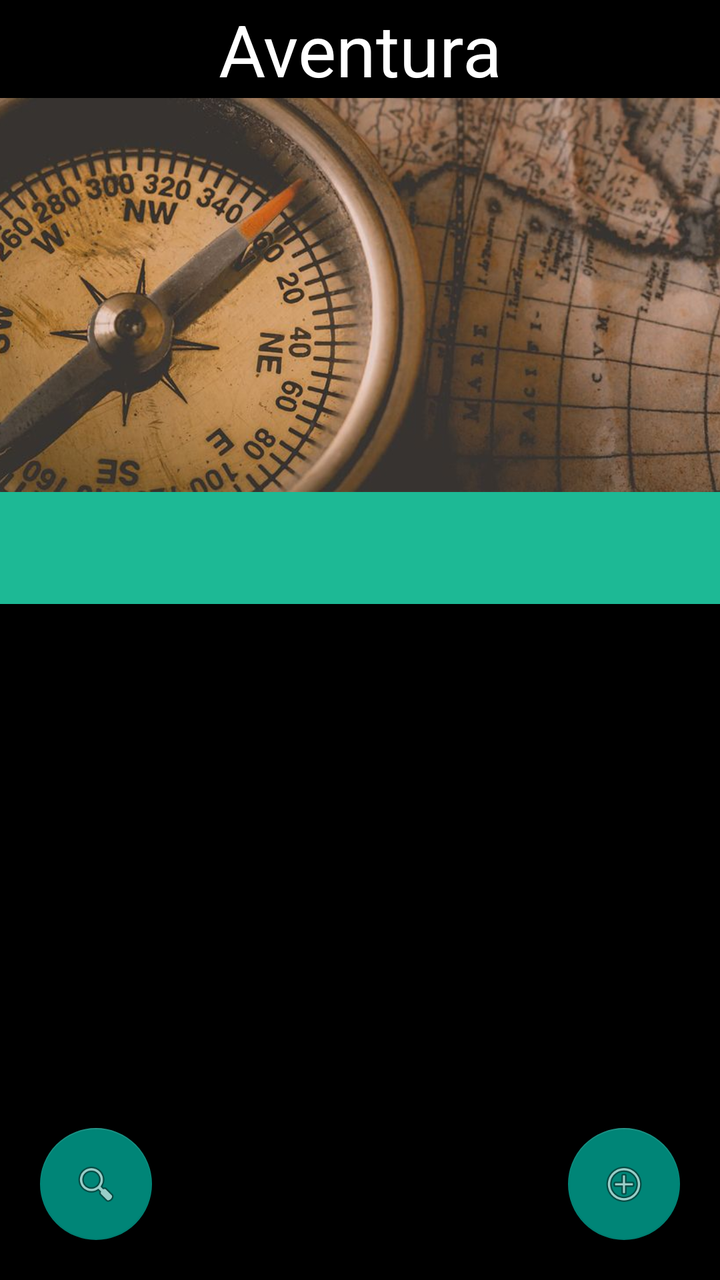
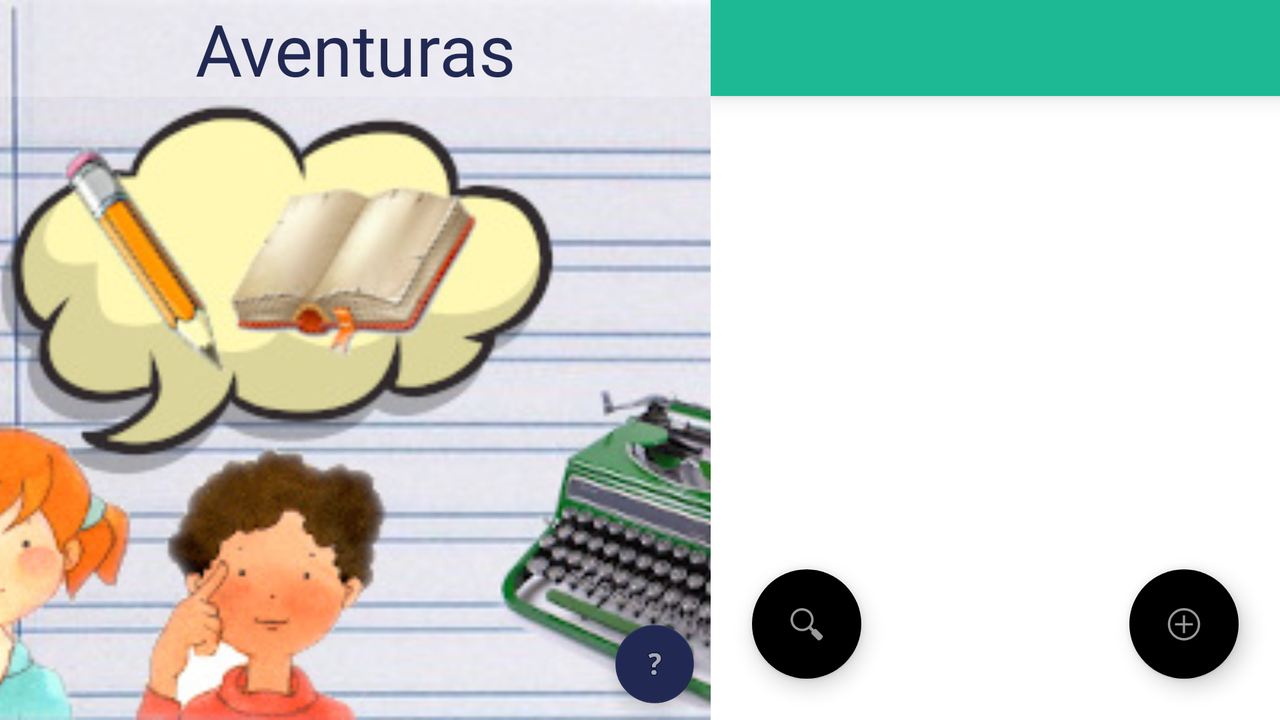

First picture: res/layout/ on a phone held upright. Second picture: the repository's own variant of that layout, on a device whose configuration matches the variant's folder. Source for both follows.
<!-- AndroidManifest.xml: activity theme Theme.AppCompat.Light.NoActionBar -->
<!-- res/layout/activity_main.xml -->
<?xml version="1.0" encoding="utf-8"?>

<LinearLayout xmlns:android="http://schemas.android.com/apk/res/android"
    xmlns:app="http://schemas.android.com/apk/res-auto"
    xmlns:tools="http://schemas.android.com/tools"
    android:layout_width="match_parent"
    android:layout_height="match_parent"
    android:background="@android:color/black"
    android:orientation="vertical"
    tools:context=".MainActivity">


    <TextView
        android:id="@+id/textViewPortada"
        android:layout_width="match_parent"
        android:layout_height="0dp"
        android:layout_weight="0.5"
        android:gravity="center_horizontal|center_vertical"
        android:text="Aventura"
        android:textColor="@color/colorAccent"
        android:textSize="36sp" />

    <ImageView
        android:id="@+id/imageViewPortada"
        android:layout_width="match_parent"
        android:layout_height="0dp"
        android:layout_weight="2"
        android:scaleType="centerCrop"
        app:srcCompat="@drawable/brujula" />


    <RelativeLayout
        android:id = "@+id/layoutPrincipal"
        android:layout_width="match_parent"
        android:layout_height="0dp"
        android:layout_weight="4">

        <com.google.android.material.tabs.TabLayout
            android:id="@+id/tabLayout"
            android:layout_width="match_parent"
            android:layout_height="wrap_content"
            android:background="#1db995"
            android:elevation="6dp"
            app:tabBackground="@drawable/tab_color_selector"
            android:minHeight="?attr/actionBarSize"
            android:theme="@style/ThemeOverlay.AppCompat.Dark.ActionBar"
            ></com.google.android.material.tabs.TabLayout>

        <androidx.viewpager.widget.ViewPager
            android:id="@+id/viewPager"
            android:layout_width="match_parent"
            android:layout_height="wrap_content"
            android:layout_below="@id/tabLayout"
            />
        <com.google.android.material.floatingactionbutton.FloatingActionButton
            android:id="@+id/crearAventuraBTN"
            android:layout_width="wrap_content"
            android:layout_height="wrap_content"
            android:layout_alignParentBottom="true"
            android:layout_alignParentRight="true"
            android:layout_margin="20dp"
            android:clickable="true"
            app:srcCompat="@android:drawable/ic_menu_add" />

        <com.google.android.material.floatingactionbutton.FloatingActionButton
            android:id="@+id/filtrarAventurasAB"
            android:layout_width="wrap_content"
            android:layout_height="wrap_content"
            android:layout_alignParentBottom="true"
            android:layout_alignParentLeft="true"
            android:layout_margin="20dp"
            android:clickable="true"
            app:srcCompat="@android:drawable/ic_menu_search" />
    </RelativeLayout>

</LinearLayout>
<!-- resources referenced by this layout -->
<resources>
  <color name="colorAccent">#FFFFFF</color>
  <!-- drawable brujula: jpg bitmap (drawable-v24, 74769 bytes) -->
</resources>
<!-- res/layout-land/activity_main.xml (the repository's variant of the layout above) -->
<!-- drawn on the phone turned sideways -->
<?xml version="1.0" encoding="utf-8"?>
<LinearLayout xmlns:android="http://schemas.android.com/apk/res/android"
    xmlns:app="http://schemas.android.com/apk/res-auto"
    xmlns:tools="http://schemas.android.com/tools"
    android:layout_width="match_parent"
    android:layout_height="match_parent"
    android:background="@android:color/background_light"
    android:orientation="horizontal"
    tools:context=".MainActivity">


    <FrameLayout
        android:layout_width="0dp"
        android:layout_height="match_parent"
        android:layout_weight="5">

        <ImageView
            android:id="@+id/imageViewPortada"
            android:layout_width="match_parent"
            android:layout_height="match_parent"
            android:layout_weight="2"
            android:scaleType="centerCrop"
            app:srcCompat="@drawable/libreta_cortada" />

        <TextView
            android:id="@+id/textViewPortada"
            android:layout_width="match_parent"
            android:layout_height="wrap_content"
            android:layout_weight="0.5"
            android:background="#34FFFFFF"
            android:fontFamily="@font/schoolbell"
            android:gravity="center_horizontal|center_vertical"
            android:text="Aventuras"
            android:textColor="@color/azul_oscuro"
            android:textSize="36sp" />

        <com.google.android.material.floatingactionbutton.FloatingActionButton
            android:id="@+id/infoFloatingActionButton"
            android:layout_width="wrap_content"
            android:layout_height="wrap_content"
            android:layout_gravity="right|bottom"
            android:clickable="true"
            android:scaleType="fitCenter"
            android:scaleX="0.7"
            android:scaleY="0.7"
            app:backgroundTint="@color/azul_oscuro"
            app:srcCompat="@android:drawable/ic_menu_help" />

    </FrameLayout>


    <RelativeLayout
        android:id="@+id/layoutPrincipal"
        android:layout_width="0dp"
        android:layout_height="match_parent"
        android:layout_weight="4">

        <com.google.android.material.tabs.TabLayout
            android:id="@+id/tabLayout"
            android:layout_width="match_parent"
            android:layout_height="wrap_content"
            android:background="#1db995"
            android:elevation="6dp"
            android:minHeight="?attr/actionBarSize"
            android:theme="@style/ThemeOverlay.AppCompat.Dark.ActionBar"
            app:tabBackground="@drawable/tab_color_selector"
            app:tabIndicatorColor="@color/celeste"
            app:tabTextAppearance="@style/tab_text"></com.google.android.material.tabs.TabLayout>

        <androidx.viewpager.widget.ViewPager
            android:id="@+id/viewPager"
            android:layout_width="match_parent"
            android:layout_height="wrap_content"
            android:layout_below="@id/tabLayout" />

        <com.google.android.material.floatingactionbutton.FloatingActionButton
            android:id="@+id/crearAventuraBTN"
            android:layout_width="wrap_content"
            android:layout_height="wrap_content"
            android:layout_alignParentRight="true"
            android:layout_alignParentBottom="true"
            android:layout_marginStart="20dp"
            android:layout_marginLeft="20dp"
            android:layout_marginTop="20dp"
            android:layout_marginEnd="20dp"
            android:layout_marginRight="20dp"
            android:layout_marginBottom="20dp"
            android:clickable="true"
            android:scaleType="fitCenter"
            app:backgroundTint="@color/celeste"
            app:srcCompat="@android:drawable/ic_menu_add" />

        <com.google.android.material.floatingactionbutton.FloatingActionButton
            android:id="@+id/filtrarAventurasAB"
            android:layout_width="wrap_content"
            android:layout_height="wrap_content"
            android:layout_alignParentLeft="true"
            android:layout_alignParentBottom="true"
            android:layout_marginStart="20dp"
            android:layout_marginLeft="20dp"
            android:layout_marginTop="20dp"
            android:layout_marginEnd="20dp"
            android:layout_marginRight="20dp"
            android:layout_marginBottom="20dp"
            android:clickable="true"
            android:scaleType="fitCenter"
            app:backgroundTint="@color/celeste"
            app:srcCompat="@android:drawable/ic_menu_search" />
    </RelativeLayout>

</LinearLayout>
<!-- resources referenced by the variant -->
<!-- as the phone turned sideways resolves them -->
<resources>
  <color name="azul_oscuro">#212953</color>
  <!-- drawable libreta_cortada: jpg bitmap (drawable, 56939 bytes) -->
  <style name="tab_text" parent="@android:style/TextAppearance.Widget.TabWidget">
      <item name="android:fontFamily">@font/schoolbell</item>
      <item name="android:textSize">24sp</item>
    </style>
</resources>
